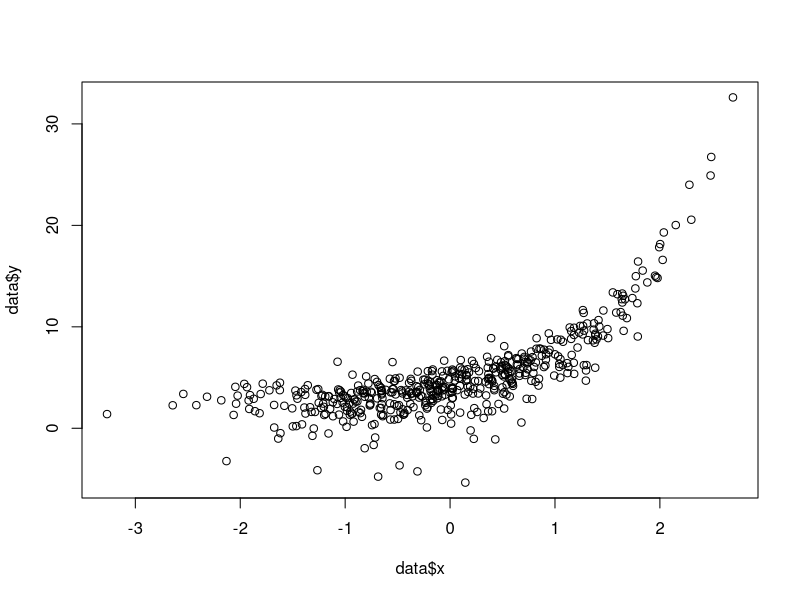
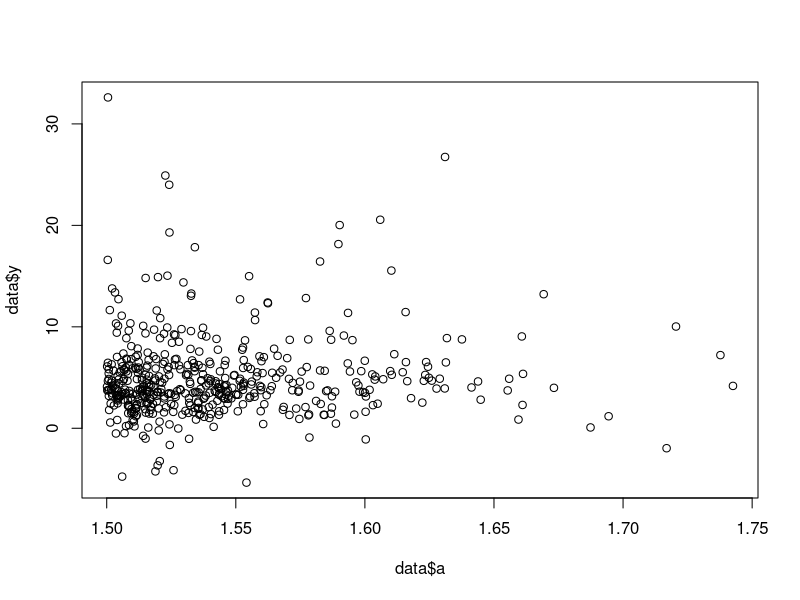
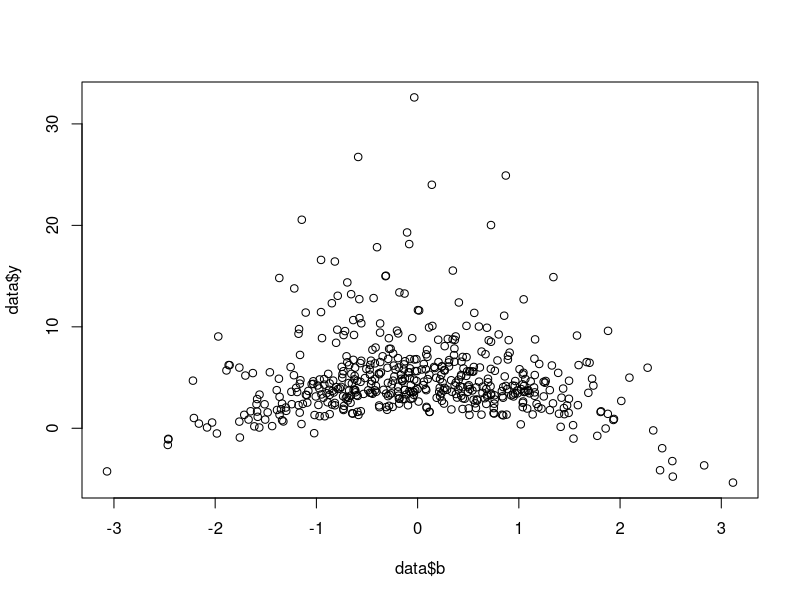
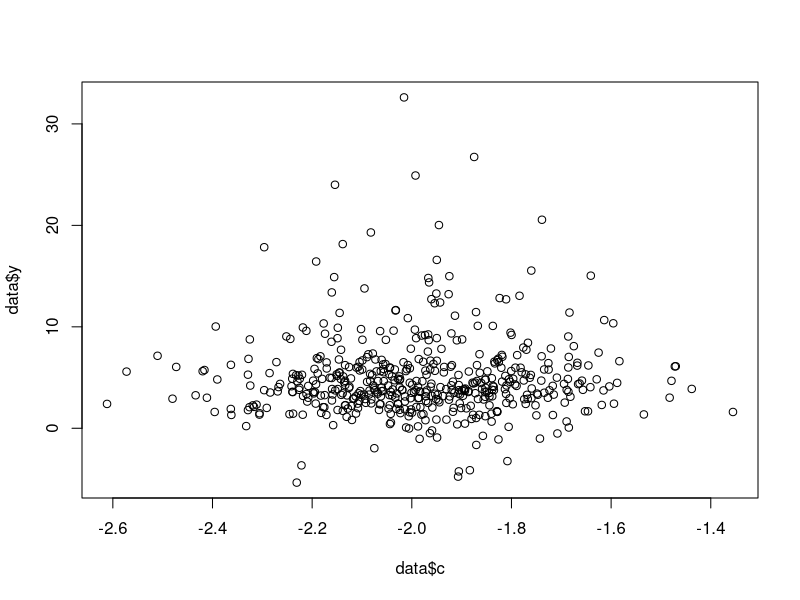
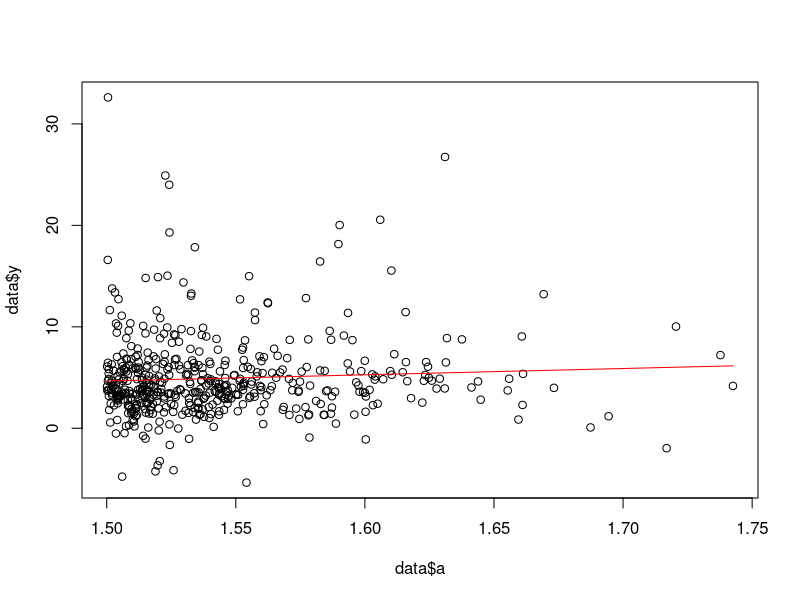
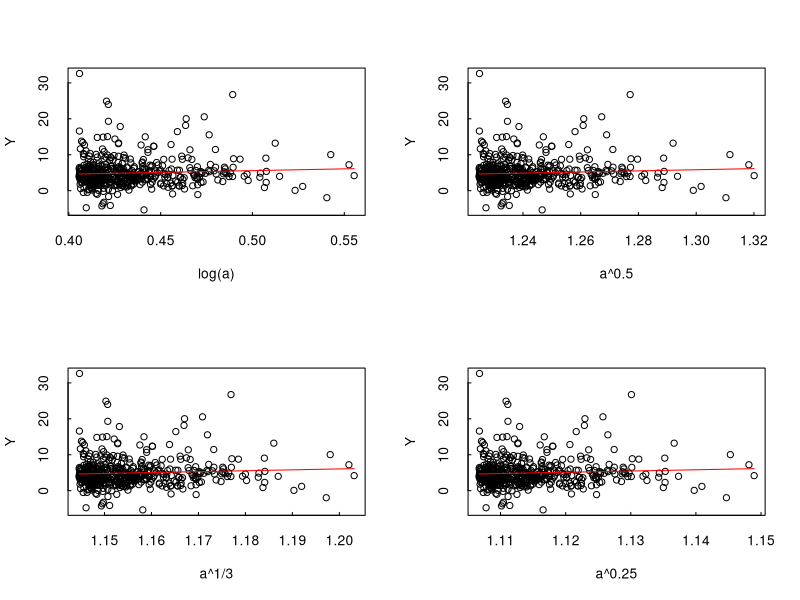
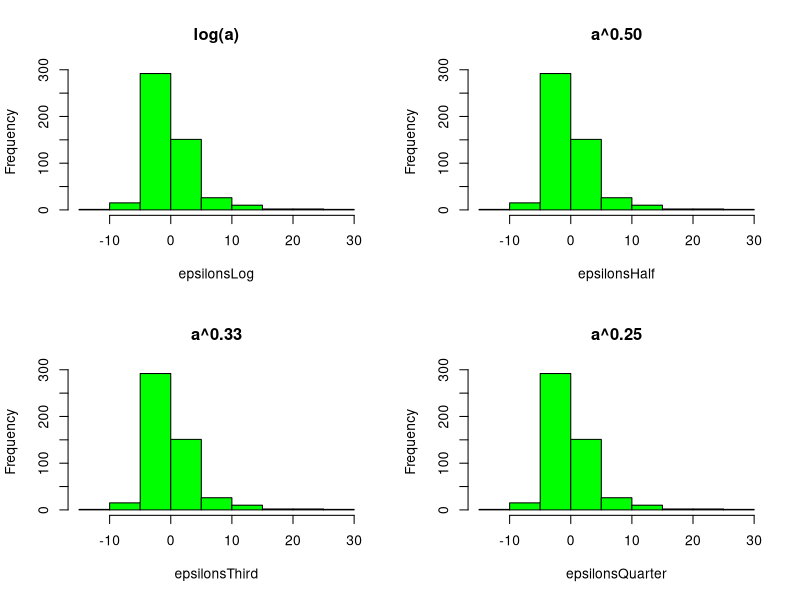
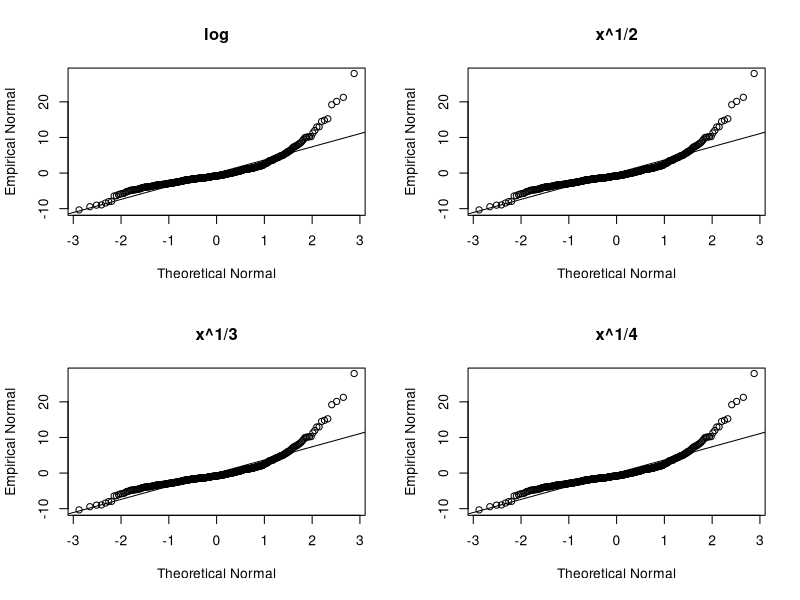

These charts were generated, in order, by the following R code:
## ---- chunk 1
print(getwd())
data <- read.csv("./class11_LAB_dataFrame_20190930T2158.csv")

plot(data$x,data$y)
model1 <- lm(y~x,data=data)

plot(data$a,data$y)
model1 <- lm(y~a,data=data)

plot(data$b,data$y)
model1 <- lm(y~b,data=data)


plot(data$c,data$y)
model1 <- lm(y~c,data=data)
## ---- chunk 2
model1 <- lm(y~a,data=data)
plot(data$a,data$y)
lines(data$a,predict.lm(model1,data.frame(a=data$a)),col='red')
## ---- chunk 3
options(repr.plot.width=7*1, repr.plot.height=7)
par(mfrow=c(2,2))
transformedA = log(data$a)
plot(transformedA,data$y,xlab='log(a)',ylab='Y',tck = 0.02)
model <- lm(y~log(a),data=data)

predictions <- predict.lm(model,data.frame(a=data$a))
lines(transformedA
      ,predictions
      ,col='red')

transformedA = (data$a)^0.5
plot(data$a^0.5,data$y,xlab='a^0.5',ylab='Y',tck = 0.02)
model <- lm(y~I(a^0.5),data=data)

predictions <- predict.lm(model,data.frame(a=data$a))
lines(transformedA
      ,predictions
      ,col='red')

transformedA = (data$a)^0.333
plot(data$a^0.333,data$y,xlab='a^1/3',ylab='Y',tck = 0.02)
model <- lm(y~I(a^0.333),data=data)

predictions <- predict.lm(model,data.frame(a=data$a))
lines(transformedA
      ,predictions
      ,col='red')

transformedA = (data$a)^0.25
plot(data$a^0.25,data$y,xlab='a^0.25',ylab='Y',tck = 0.02)
model <- lm(y~I(a^0.25),data=data)

predictions <- predict.lm(model,data.frame(a=data$a))
lines(transformedA
      ,predictions
      ,col='red')
## ---- chunk 4
options(repr.plot.width=8, repr.plot.height=8)
par(mfrow=c(2,2))

modelLog <- lm(y~log(a),data=data)
epsilonsLog <- residuals(modelLog)
hist(epsilonsLog,col='green',main="log(a)")

modelHalf <- lm(y~I(a^0.5),data=data)
epsilonsHalf <- residuals(modelHalf)
hist(epsilonsHalf,col='green',main="a^0.50")


modelThird <- lm(y~I(a^0.33),data=data)
epsilonsThird <- residuals(modelThird)
hist(epsilonsThird,col='green',main="a^0.33")


modelQuarter <- lm(y~I(a^0.25),data=data)
epsilonsQuarter <- residuals(modelQuarter)
hist(epsilonsQuarter,col ='green',main="a^0.25")
## ---- chunk 5
options(repr.plot.width=8, repr.plot.height=8)
par(mfrow=c(2,2))

epsilonsLog = sort(epsilonsLog)
N = length(epsilonsLog)
probs = seq(1,N)/(N+1)
theoreticalNormal = qnorm(probs)

plot(theoreticalNormal,epsilonsLog
     ,xlab='Theoretical Normal'
     ,ylab='Empirical Normal')
abline(lm(epsilonsLog~theoreticalNormal))
title('log')

epsilonsHalf = sort(epsilonsHalf)
N = length(epsilonsHalf)
probs = seq(1,N)/(N+1)
theoreticalNormal = qnorm(probs)

plot(theoreticalNormal,epsilonsHalf
     ,xlab='Theoretical Normal'
     ,ylab='Empirical Normal')
abline(lm(epsilonsHalf~theoreticalNormal))
title('x^1/2')

epsilonsThird = sort(epsilonsThird)
N = length(epsilonsThird)
probs = seq(1,N)/(N+1)
theoreticalNormal = qnorm(probs)

plot(theoreticalNormal,epsilonsThird
     ,xlab='Theoretical Normal'
     ,ylab='Empirical Normal')
abline(lm(epsilonsThird~theoreticalNormal))
title('x^1/3')

epsilonsQuarter = sort(epsilonsQuarter)
N = length(epsilonsQuarter)
probs = seq(1,N)/(N+1)
theoreticalNormal = qnorm(probs)

plot(theoreticalNormal,epsilonsQuarter
     ,xlab='Theoretical Normal'
     ,ylab='Empirical Normal')
abline(lm(epsilonsQuarter~theoreticalNormal))
title('x^1/4')
## ---- chunk 6
model2 <- lm(y~x+a+b+c,data=data)

epsilons2 <- residuals(model2)
hist(epsilons2,col='green',main="MLR")

epsilons2 = sort(epsilons2)
N = length(epsilons2)
probs = seq(1,N)/(N+1)
theoreticalNormal = qnorm(probs)

plot(theoreticalNormal,epsilons2
     ,xlab='Theoretical Normal'
     ,ylab='Empirical Normal')
abline(lm(epsilons2~theoreticalNormal))
title('MLR')
## ---- chunk 7
#3
transformedX = exp(data$x)
plot(transformedX,data$y,xlab='e^x',ylab='Y',tck = 0.02)
model <- lm(y~exp(data$x),data=data)

model3 <- lm(y~exp(data$x)+a+b+c,data=data)

epsilons3 <- residuals(model3)
hist(epsilons3,col='green',main="MLR")

epsilons3 = sort(epsilons3)
N = length(epsilons3)
probs = seq(1,N)/(N+1)
theoreticalNormal = qnorm(probs)

plot(theoreticalNormal,epsilons3
     ,xlab='Theoretical Normal'
     ,ylab='Empirical Normal')
abline(lm(epsilons2~theoreticalNormal))
title('MLR')
